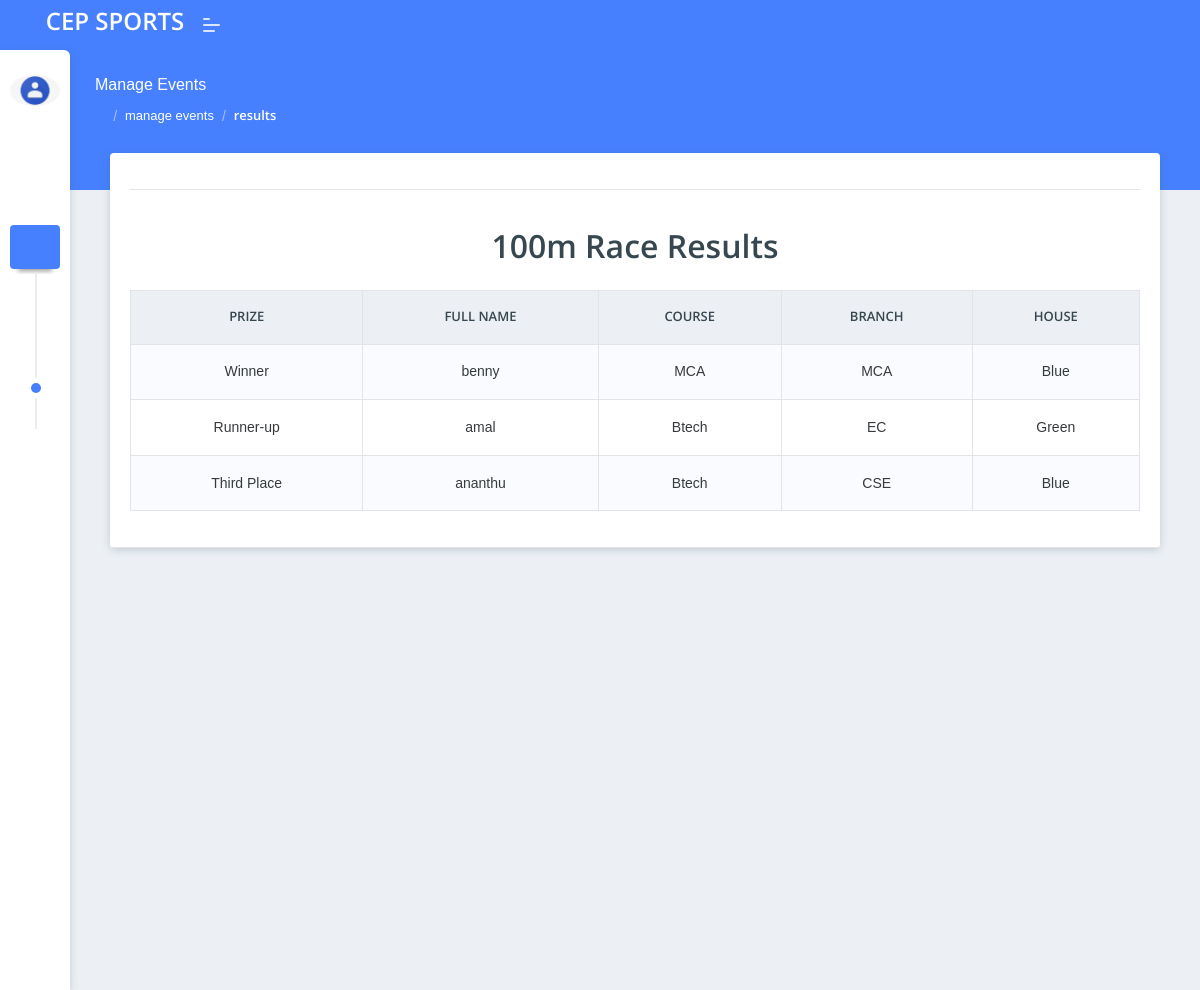
Page /coordinator/coordinator/view-results/ (signed in) on the committed database.
### admin_panel/models.py (models this page shows, shortened)
class SportEvent(models.Model):
    title = models.CharField(max_length=255)
    description = models.TextField()
    date = models.DateField()
    time = models.TimeField()
    location = models.CharField(max_length=255)
    sport_type = models.CharField(max_length=50)
    remarks = models.TextField(blank=True, null=True)
    coordinator = models.ForeignKey(Coordinator, on_delete=models.CASCADE)

### core/models.py (models this page shows, shortened)
class CoreStudent(models.Model):
    user = models.OneToOneField(User, on_delete=models.CASCADE)  # Link to User model
    full_name = models.CharField(max_length=255)
    register_number = models.CharField(max_length=50, unique=True, default="")
    email = models.EmailField()
    course = models.CharField(max_length=100)
    branch = models.CharField(max_length=100)
    phone_number = models.CharField(max_length=15)
    year_of_study = models.IntegerField()
    house = models.ForeignKey('coordinator.House', on_delete=models.SET_NULL, null=True, blank=True)
    is_approved = models.BooleanField(default=False)  # New field for approval status
    is_active = models.BooleanField(default=True)  # New field for active status

### coordinator/models.py (models this page shows, shortened)
class House(models.Model):
    name = models.CharField(max_length=100)
    description = models.TextField()
    assigned_coordinator = models.ForeignKey(Coordinator, on_delete=models.CASCADE, related_name='houses')

### coordinator/views.py (the view)
# urls.py: path('coordinator/view-results/', views.view_assigned_event_results, name='view_assigned_event_results'),
def view_assigned_event_results(request):
    coordinator = request.user.coordinator  # Assuming you have a related Coordinator model
    assigned_events = CoordinatorAssignedEvent.objects.filter(coordinator=coordinator)
    results = Result.objects.filter(
        sport_event__in=assigned_events.values_list('sport_event', flat=True)
    ).prefetch_related('sport_event')
    event_results = []
    for result in results:
        event_result = {
            'event': result.sport_event,
            'first_prize': CoreStudent.objects.filter(id=result.first_prize).first(),
            'second_prize': CoreStudent.objects.filter(id=result.second_prize).first(),
            'third_prize': CoreStudent.objects.filter(id=result.third_prize).first(),
        }
        event_results.append(event_result)
    context = {
        'event_results': event_results,
    }
    return render(request, 'coordinator/view_assigned_event_results.html', context)

### coordinator/templates/coordinator/view_assigned_event_results.html (shortened to what this page needs)
{% extends "coordinator/base.html" %}
{% load static %}
{% block content %}
<div class="pcoded-main-container">
    <div class="pcoded-content">
        <div class="page-header">
            <div class="page-block">
                <div class="row align-items-center">
                    <div class="col-md-12">
                        <div class="page-header-title">
                            <h5 class="m-b-10">Manage Events</h5>
                        </div>
                        <ul class="breadcrumb">
                            <li class="breadcrumb-item"><a href="{% url "coordinator_dashboard" %}"><i class="feather icon-home"></i></a></li>
                            <li class="breadcrumb-item"><a href="{% url "manage_events" %}">manage events</a></li>
                            <li class="breadcrumb-item"><a href="#!">results</a></li>
                        </ul>
                    </div>
                </div>
            </div>
        </div>
        <div class="col-sm-12">
          <div class="card">
              <div class="card-header text-center">
                {% for result in event_results %}
                <hr>
                <br>
                <h2 class="text-center mb-4">{{ result.event.title }} Results</h2>
                    <table class="table table-bordered table-striped mt-3">
                        <thead>
                            <tr>
                                <th>Prize</th>
                                <th>Full Name</th>
                                <th>Course</th>
                                <th>Branch</th>
                                <th>House</th>
                            </tr>
                        </thead>
                        <tbody>
                            <tr>
                                <td>Winner</td>
                                <td>
                                    {% if result.first_prize %}
                                        {{ result.first_prize.full_name }}
                                    {% else %}
                                        Not Assigned
                                    {% endif %}
                                </td>
                                <td>
                                    {% if result.first_prize %}
                                        {{ result.first_prize.course }}
                                    {% else %}
                                        N/A
                                    {% endif %}
                                </td>
                                <td>
                                    {% if result.first_prize %}
                                        {{ result.first_prize.branch }}
                                    {% else %}
                                        N/A
                                    {% endif %}
                                </td>
                                <td>
                                    {% if result.first_prize and result.first_prize.house %}
                                        {{ result.first_prize.house.name }}
                                    {% else %}
                                        N/A
                                    {% endif %}
                                </td>
                            </tr>
                            <tr>
                                <td>Runner-up</td>
                                <td>
                                    {% if result.second_prize %}
                                        {{ result.second_prize.full_name }}
                                    {% else %}
                                        Not Assigned
                                    {% endif %}
                                </td>
                                <td>
                                    {% if result.second_prize %}
                                        {{ result.second_prize.course }}
                                    {% else %}
                                        N/A
                                    {% endif %}
                                </td>
                                <td>
                                    {% if result.second_prize %}
                                        {{ result.second_prize.branch }}
                                    {% else %}
                                        N/A
                                    {% endif %}
                                </td>
                                <td>
                                    {% if result.second_prize and result.second_prize.house %}
                                        {{ result.second_prize.house.name }}
                                    {% else %}
                                        N/A
                                    {% endif %}
                                </td>
                            </tr>
                            <tr>
                                <td>Third Place</td>
                                <td>
                                    {% if result.third_prize %}
                                        {{ result.third_prize.full_name }}
                                    {% else %}
                                        Not Assigned
                                    {% endif %}
                                </td>
                                <td>
                                    {% if result.third_prize %}
                                        {{ result.third_prize.course }}
                                    {% else %}
                                        N/A
                                    {% endif %}
                                </td>
                                <td>
                                    {% if result.third_prize %}
                                        {{ result.third_prize.branch }}
                                    {% else %}
                                        N/A
                                    {% endif %}
                                </td>
                                <td>
                                    {% if result.third_prize and result.third_prize.house %}
                                        {{ result.third_prize.house.name }}
                                    {% else %}
                                        N/A
                                    {% endif %}
                                </td>
                            </tr>
                        </tbody>
                    </table>
                {% endfor %}
            </div>
        </div>
      </div>
    </div>
</div>
{% endblock content %}

### rows in the picture
SportEvent: event "100m Race", first_prize.full_name "benny", first_prize.course "MCA", first_prize.branch "MCA", first_prize.house.name "Blue", second_prize.full_name "amal", second_prize.course "Btech", second_prize.branch "EC", second_prize.house.name "Green", third_prize.full_name "ananthu", third_prize.course "Btech", third_prize.branch "CSE", third_prize.house.name "Blue"
